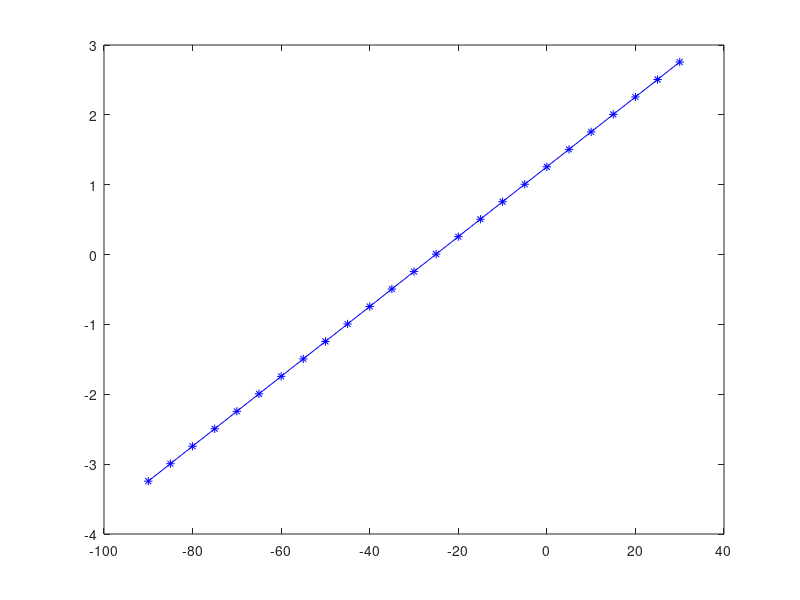
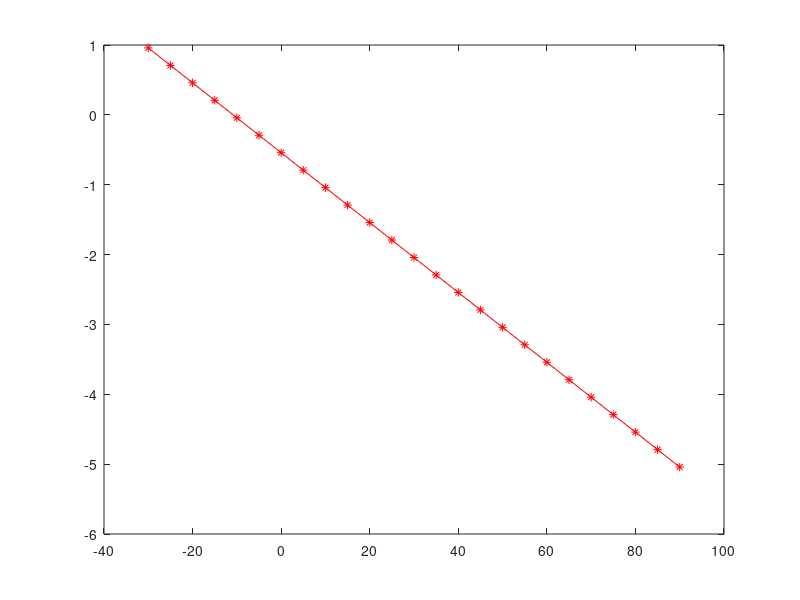
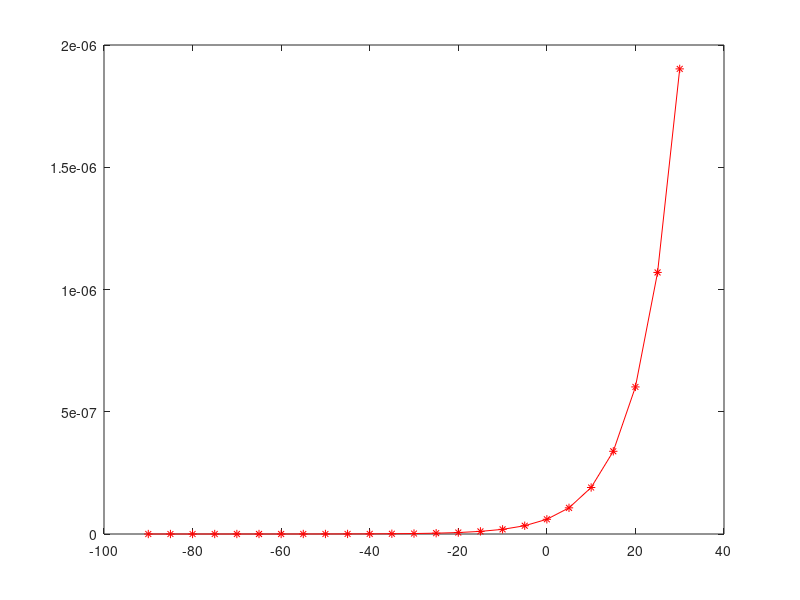

Here is the MATLAB script that generated these plots, in order:
function CalculateR

global q m h hhat e epsilon0 u0
h = 6.626196e-34;
hhat = h / (2 * pi);
m = 9.109e-31;
e = -1.602e-19;
q = abs(e);
epsilon0 = 8.854187817e-12;
u0 = 4e-7 * pi;  
f = 10e9;
w = 2 * pi * f;
c = 3e8;
lambda = c / f;
k = 2 * pi / lambda;

B = 1e-9;

Rem = c / w;

Pdbm = 30 : -5 : -90;
Pdbm_2E0 = 10 .^ ((Pdbm + 107 - 20 * log10(lambda / 2) + 1.65) / 20.0 - 6);
Bem = Pdbm_2E0 / c;
R = Pdbm_2E0 / (w * B);
figure;
plot(Pdbm, log10(Pdbm_2E0), 'b-*');
figure;
plot(-Pdbm, log10(R), 'r-*');
figure;
plot(Pdbm, Bem, 'r-*');

